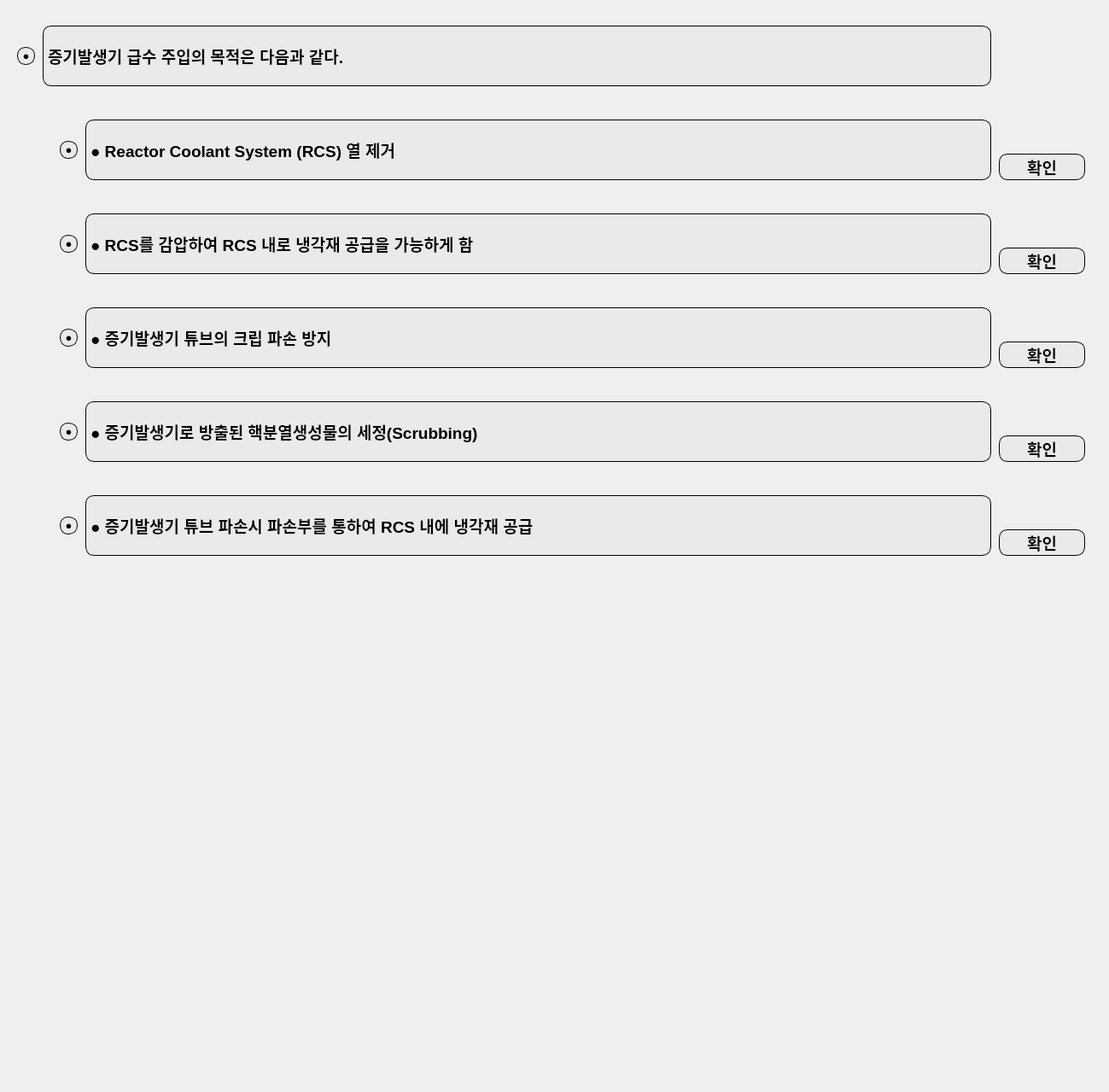
     <widget class="QWidget" name="sa_7_w_8">
      <property name="geometry">
       <rect>
        <x>0</x>
        <y>0</y>
        <width>1299</width>
        <height>1279</height>
       </rect>
      </property>
      <property name="minimumSize">
       <size>
        <width>0</width>
        <height>0</height>
       </size>
      </property>
      <widget class="QPushButton" name="pushButton_17">
       <property name="geometry">
        <rect>
         <x>20</x>
         <y>55</y>
         <width>21</width>
         <height>21</height>
        </rect>
       </property>
       <property name="font">
        <font>
         <pointsize>10</pointsize>
        </font>
       </property>
       <property name="styleSheet">
        <string notr="true">border-top-left-radius: 10px;
border-top-right-radius: 10px;
border-bottom-right-radius: 10px;
border-bottom-left-radius: 10px;
background-color: rgb(234, 234, 234);
border: 1px solid black;</string>
       </property>
       <property name="text">
        <string>●</string>
       </property>
      </widget>
      <widget class="QLabel" name="pur_title_5">
       <property name="geometry">
        <rect>
         <x>50</x>
         <y>30</y>
         <width>1111</width>
         <height>71</height>
        </rect>
       </property>
       <property name="font">
        <font>
         <family>Arial</family>
         <pointsize>14</pointsize>
         <weight>75</weight>
         <bold>true</bold>
        </font>
       </property>
       <property name="styleSheet">
        <string notr="true">border-top-left-radius: 10px;
border-top-right-radius: 10px;
border-bottom-right-radius: 10px;
border-bottom-left-radius: 10px;
background-color: rgb(234, 234, 234);
border: 1px solid black;</string>
       </property>
       <property name="text">
        <string>증기발생기 급수 주입의 목적은 다음과 같다.</string>
       </property>
      </widget>
      <widget class="QPushButton" name="pushButton_18">
       <property name="geometry">
        <rect>
         <x>70</x>
         <y>165</y>
         <width>21</width>
         <height>21</height>
        </rect>
       </property>
       <property name="font">
        <font>
         <pointsize>10</pointsize>
        </font>
       </property>
       <property name="styleSheet">
        <string notr="true">border-top-left-radius: 10px;
border-top-right-radius: 10px;
border-bottom-right-radius: 10px;
border-bottom-left-radius: 10px;
background-color: rgb(234, 234, 234);
border: 1px solid black;</string>
       </property>
       <property name="text">
        <string>●</string>
       </property>
      </widget>
      <widget class="QLabel" name="pur_title_6">
       <property name="geometry">
        <rect>
         <x>100</x>
         <y>140</y>
         <width>1061</width>
         <height>71</height>
        </rect>
       </property>
       <property name="font">
        <font>
         <family>Arial</family>
         <pointsize>14</pointsize>
         <weight>75</weight>
         <bold>true</bold>
        </font>
       </property>
       <property name="styleSheet">
        <string notr="true">border-top-left-radius: 10px;
border-top-right-radius: 10px;
border-bottom-right-radius: 10px;
border-bottom-left-radius: 10px;
background-color: rgb(234, 234, 234);
border: 1px solid black;</string>
       </property>
       <property name="text">
        <string>● Reactor Coolant System (RCS) 열 제거</string>
       </property>
      </widget>
      <widget class="QPushButton" name="pushButton_23">
       <property name="geometry">
        <rect>
         <x>70</x>
         <y>275</y>
         <width>21</width>
         <height>21</height>
        </rect>
       </property>
       <property name="font">
        <font>
         <pointsize>10</pointsize>
        </font>
       </property>
       <property name="styleSheet">
        <string notr="true">border-top-left-radius: 10px;
border-top-right-radius: 10px;
border-bottom-right-radius: 10px;
border-bottom-left-radius: 10px;
background-color: rgb(234, 234, 234);
border: 1px solid black;</string>
       </property>
       <property name="text">
        <string>●</string>
       </property>
      </widget>
      <widget class="QPushButton" name="pushButton_26">
       <property name="geometry">
        <rect>
         <x>70</x>
         <y>385</y>
         <width>21</width>
         <height>21</height>
        </rect>
       </property>
       <property name="font">
        <font>
         <pointsize>10</pointsize>
        </font>
       </property>
       <property name="styleSheet">
        <string notr="true">border-top-left-radius: 10px;
border-top-right-radius: 10px;
border-bottom-right-radius: 10px;
border-bottom-left-radius: 10px;
background-color: rgb(234, 234, 234);
border: 1px solid black;</string>
       </property>
       <property name="text">
        <string>●</string>
       </property>
      </widget>
      <widget class="QPushButton" name="pushButton_29">
       <property name="geometry">
        <rect>
         <x>70</x>
         <y>495</y>
         <width>21</width>
         <height>21</height>
        </rect>
       </property>
       <property name="font">
        <font>
         <pointsize>10</pointsize>
        </font>
       </property>
       <property name="styleSheet">
        <string notr="true">border-top-left-radius: 10px;
border-top-right-radius: 10px;
border-bottom-right-radius: 10px;
border-bottom-left-radius: 10px;
background-color: rgb(234, 234, 234);
border: 1px solid black;</string>
       </property>
       <property name="text">
        <string>●</string>
       </property>
      </widget>
      <widget class="QPushButton" name="pushButton_32">
       <property name="geometry">
        <rect>
         <x>70</x>
         <y>605</y>
         <width>21</width>
         <height>21</height>
        </rect>
       </property>
       <property name="font">
        <font>
         <pointsize>10</pointsize>
        </font>
       </property>
       <property name="styleSheet">
        <string notr="true">border-top-left-radius: 10px;
border-top-right-radius: 10px;
border-bottom-right-radius: 10px;
border-bottom-left-radius: 10px;
background-color: rgb(234, 234, 234);
border: 1px solid black;</string>
       </property>
       <property name="text">
        <string>●</string>
       </property>
      </widget>
      <widget class="QLabel" name="pur_title_72">
       <property name="geometry">
        <rect>
         <x>100</x>
         <y>250</y>
         <width>1061</width>
         <height>71</height>
        </rect>
       </property>
       <property name="font">
        <font>
         <family>Arial</family>
         <pointsize>14</pointsize>
         <weight>75</weight>
         <bold>true</bold>
        </font>
       </property>
       <property name="styleSheet">
        <string notr="true">border-top-left-radius: 10px;
border-top-right-radius: 10px;
border-bottom-right-radius: 10px;
border-bottom-left-radius: 10px;
background-color: rgb(234, 234, 234);
border: 1px solid black;</string>
       </property>
       <property name="text">
        <string>● RCS를 감압하여 RCS 내로 냉각재 공급을 가능하게 함</string>
       </property>
      </widget>
      <widget class="QLabel" name="pur_title_73">
       <property name="geometry">
        <rect>
         <x>100</x>
         <y>360</y>
         <width>1061</width>
         <height>71</height>
        </rect>
       </property>
       <property name="font">
        <font>
         <family>Arial</family>
         <pointsize>14</pointsize>
         <weight>75</weight>
         <bold>true</bold>
        </font>
       </property>
       <property name="styleSheet">
        <string notr="true">border-top-left-radius: 10px;
border-top-right-radius: 10px;
border-bottom-right-radius: 10px;
border-bottom-left-radius: 10px;
background-color: rgb(234, 234, 234);
border: 1px solid black;</string>
       </property>
       <property name="text">
        <string>● 증기발생기 튜브의 크립 파손 방지</string>
       </property>
      </widget>
      <widget class="QLabel" name="pur_title_74">
       <property name="geometry">
        <rect>
         <x>100</x>
         <y>470</y>
         <width>1061</width>
         <height>71</height>
        </rect>
       </property>
       <property name="font">
        <font>
         <family>Arial</family>
         <pointsize>14</pointsize>
         <weight>75</weight>
         <bold>true</bold>
        </font>
       </property>
       <property name="styleSheet">
        <string notr="true">border-top-left-radius: 10px;
border-top-right-radius: 10px;
border-bottom-right-radius: 10px;
border-bottom-left-radius: 10px;
background-color: rgb(234, 234, 234);
border: 1px solid black;</string>
       </property>
       <property name="text">
        <string>● 증기발생기로 방출된 핵분열생성물의 세정(Scrubbing)</string>
       </property>
      </widget>
      <widget class="QLabel" name="pur_title_75">
       <property name="geometry">
        <rect>
         <x>100</x>
         <y>580</y>
         <width>1061</width>
         <height>71</height>
        </rect>
       </property>
       <property name="font">
        <font>
         <family>Arial</family>
         <pointsize>14</pointsize>
         <weight>75</weight>
         <bold>true</bold>
        </font>
       </property>
       <property name="styleSheet">
        <string notr="true">border-top-left-radius: 10px;
border-top-right-radius: 10px;
border-bottom-right-radius: 10px;
border-bottom-left-radius: 10px;
background-color: rgb(234, 234, 234);
border: 1px solid black;</string>
       </property>
       <property name="text">
        <string>● 증기발생기 튜브 파손시 파손부를 통하여 RCS 내에 냉각재 공급</string>
       </property>
      </widget>
      <widget class="QPushButton" name="pushButton_118">
       <property name="geometry">
        <rect>
         <x>1170</x>
         <y>180</y>
         <width>101</width>
         <height>31</height>
        </rect>
       </property>
       <property name="font">
        <font>
         <family>Arial</family>
         <pointsize>14</pointsize>
         <weight>75</weight>
         <bold>true</bold>
        </font>
       </property>
       <property name="styleSheet">
        <string notr="true">border-top-left-radius: 10px;
border-top-right-radius: 10px;
border-bottom-right-radius: 10px;
border-bottom-left-radius: 10px;
background-color: rgb(234, 234, 234);
border: 1px solid black;</string>
       </property>
       <property name="text">
        <string>확인</string>
       </property>
      </widget>
      <widget class="QPushButton" name="pushButton_123">
       <property name="geometry">
        <rect>
         <x>1170</x>
         <y>290</y>
         <width>101</width>
         <height>31</height>
        </rect>
       </property>
       <property name="font">
        <font>
         <family>Arial</family>
         <pointsize>14</pointsize>
         <weight>75</weight>
         <bold>true</bold>
        </font>
       </property>
       <property name="styleSheet">
        <string notr="true">border-top-left-radius: 10px;
border-top-right-radius: 10px;
border-bottom-right-radius: 10px;
border-bottom-left-radius: 10px;
background-color: rgb(234, 234, 234);
border: 1px solid black;</string>
       </property>
       <property name="text">
        <string>확인</string>
       </property>
      </widget>
      <widget class="QPushButton" name="pushButton_128">
       <property name="geometry">
        <rect>
         <x>1170</x>
         <y>400</y>
         <width>101</width>
         <height>31</height>
        </rect>
       </property>
       <property name="font">
        <font>
         <family>Arial</family>
         <pointsize>14</pointsize>
         <weight>75</weight>
         <bold>true</bold>
        </font>
       </property>
       <property name="styleSheet">
        <string notr="true">border-top-left-radius: 10px;
border-top-right-radius: 10px;
border-bottom-right-radius: 10px;
border-bottom-left-radius: 10px;
background-color: rgb(234, 234, 234);
border: 1px solid black;</string>
       </property>
       <property name="text">
        <string>확인</string>
       </property>
      </widget>
      <widget class="QPushButton" name="pushButton_135">
       <property name="geometry">
        <rect>
         <x>1170</x>
         <y>510</y>
         <width>101</width>
         <height>31</height>
        </rect>
       </property>
       <property name="font">
        <font>
         <family>Arial</family>
         <pointsize>14</pointsize>
         <weight>75</weight>
         <bold>true</bold>
        </font>
       </property>
       <property name="styleSheet">
        <string notr="true">border-top-left-radius: 10px;
border-top-right-radius: 10px;
border-bottom-right-radius: 10px;
border-bottom-left-radius: 10px;
background-color: rgb(234, 234, 234);
border: 1px solid black;</string>
       </property>
       <property name="text">
        <string>확인</string>
       </property>
      </widget>
      <widget class="QPushButton" name="pushButton_137">
       <property name="geometry">
        <rect>
         <x>1170</x>
         <y>620</y>
         <width>101</width>
         <height>31</height>
        </rect>
       </property>
       <property name="font">
        <font>
         <family>Arial</family>
         <pointsize>14</pointsize>
         <weight>75</weight>
         <bold>true</bold>
        </font>
       </property>
       <property name="styleSheet">
        <string notr="true">border-top-left-radius: 10px;
border-top-right-radius: 10px;
border-bottom-right-radius: 10px;
border-bottom-left-radius: 10px;
background-color: rgb(234, 234, 234);
border: 1px solid black;</string>
       </property>
       <property name="text">
        <string>확인</string>
       </property>
      </widget>
      <zorder>pur_title_5</zorder>
      <zorder>pushButton_17</zorder>
      <zorder>pushButton_18</zorder>
      <zorder>pur_title_6</zorder>
      <zorder>pushButton_23</zorder>
      <zorder>pushButton_26</zorder>
      <zorder>pushButton_29</zorder>
      <zorder>pushButton_32</zorder>
      <zorder>pur_title_72</zorder>
      <zorder>pur_title_73</zorder>
      <zorder>pur_title_74</zorder>
      <zorder>pur_title_75</zorder>
      <zorder>pushButton_118</zorder>
      <zorder>pushButton_123</zorder>
      <zorder>pushButton_128</zorder>
      <zorder>pushButton_135</zorder>
      <zorder>pushButton_137</zorder>
     </widget>
